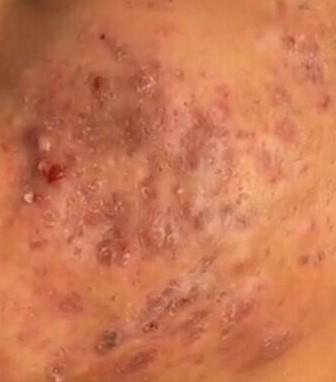
#> input picture data_patches/levle3_4_lc_roll_y_0.jpg, 336 x 382 px, found by its file name
$ jupyter execute --allow-errors data_augmentation.ipynb   (older library calls are emulated)
#> lines starting #> are read from the running program, lines starting #| are printed output that depends on the picture
In this research paper:
https://arxiv.org/ftp/arxiv/papers/1907/1907.07901.pdf

I have found the skin rolling data augmentation technique that we will use as we do not have enough data, data augmentation will help us to further increase the accuracy of the model. It is also important to apply this technique because the severity of acne does not depend on where the acne lesion is. Instead, it is mostly determined by the severity of each acne lesion, and how many there are.

**Demonstrating the skin patch rolling:**

[cell 1]
def roll_and_plot(img, file_name_wo_ext, x_or_y, pixels, verb):
    img_height, img_width = img.shape[0:2]
    img2 = copy.copy(img)
    if x_or_y == 'x':
        img2[:, 0:(img_width-pixels),:] = img[:,pixels:img_width,:]
        img2[:,(img_width-pixels):img_width,:] = img[:,0:pixels,:]
    else:
        img2[0:(img_height-pixels), :, :] = img[pixels:img_height, :, :]
        img2[(img_height-pixels):img_height, :,:] = img[0:pixels,:, :]
    img2 = cv2.cvtColor(img2, cv2.COLOR_BGR2RGB)

    if verb:
        img = cv2.cvtColor(img, cv2.COLOR_BGR2RGB)
        f, axarr = plt.subplots(2,1)
        axarr[0].imshow(img)
        axarr[1].imshow(img2)
    return

roll_ratio = 2
num_times = 1


patch_image_path = '/content/drive/MyDrive/TestingNewModel/nestle-acne-assessment/data/demo_images_patches/47-472215_emilia-clarke-ultra-hd-wallpaper-front-emilia-clarke_fh.jpg'
#> (the rest of this cell did not finish here and is left out)

[cell 2]
import matplotlib.pyplot as plt
import matplotlib.image as mpimg

img1 = mpimg.imread(r"C:\Users\Sana Shah\Desktop\nestle acne\Augmented_patches\5-Very_Severe\levle3_4_lc_roll_y_0.jpg")
#> img1 is the input picture: shape (382, 336, 3); mean R, G, B 201.6, 119.6, 83
img2 = mpimg.imread(r"C:\Users\Sana Shah\Desktop\nestle acne\Augmented_patches\5-Very_Severe\levle3_4_lc_roll_y_141.jpg")
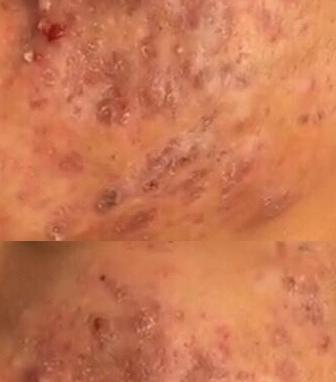
#> input picture data_patches/levle3_4_lc_roll_y_141.jpg, 336 x 382 px, found by its file name
#> img2 is the input picture: shape (382, 336, 3); mean R, G, B 201.6, 119.6, 83

fig, (ax1,ax2) = plt.subplots(nrows=2,ncols=1,figsize=(15,10))

ax1.imshow(img1)
ax2.imshow(img2)
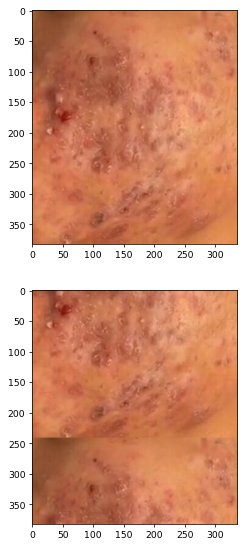
#> figure drawn by matplotlib, 2 panels
